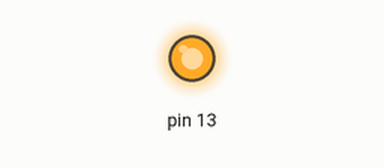
Simulated run of this sketch. Board: Arduino Uno, built with avr-gcc and run on an emulated ATmega328P. Parts: output pins drawn as LEDs (lit = HIGH).

Above: at 0.2 s.
At 2.4 s:
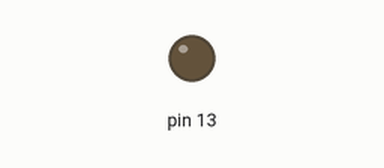
Timing chart, 0 to 3.0 s (numbered marks = the images above):
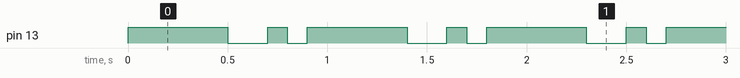

Measured:
- by itself, pin 13: repeats every 0.90 s: LOW 0.20 s, HIGH 0.10 s, LOW 0.10 s, HIGH 0.50 s
- by itself, everything shown: repeats every 0.90 s, in 4 steps

The sketch:

_5-2-1-1_delay.ino
```cpp
void setup() {
  // put your setup code here, to run once:
pinMode(13,OUTPUT);
pinMode(12,INPUT);
}

void loop() {
  // put your main code here, to run repeatedly:
digitalWrite(13,HIGH);
delay(500);
digitalWrite(13,LOW);
delay(200);
digitalWrite(13,HIGH);
delay(100);
digitalWrite(13,LOW);
delay(100);
}
```
